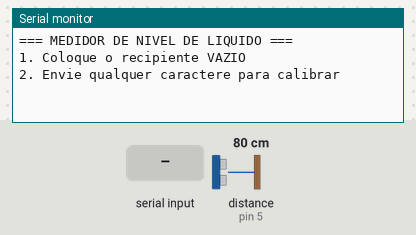
This sketch was run on a simulated Arduino Uno, built with avr-gcc and run on an emulated ATmega328P. Shown: the last lines printed to the serial monitor. The test bench sets the inputs (shaded band); at power-on: distance to the obstacle (sensor on pin 5) 80 cm. The echo pulse lasts 58.3 µs per cm.

Above: at 1.2 s.
1.3 s: "1" received over Serial
At 1.8 s:
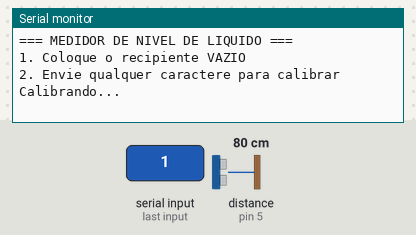
2.8 s: distance to the obstacle (sensor on pin 5) set to 2 cm
At 4.41 s:
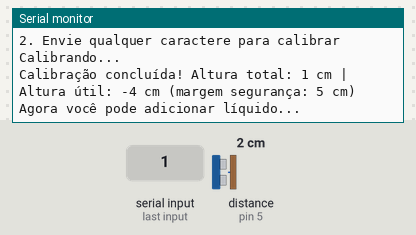
5.8 s: distance to the obstacle (sensor on pin 5) set to 9 cm
At 5.89 s:
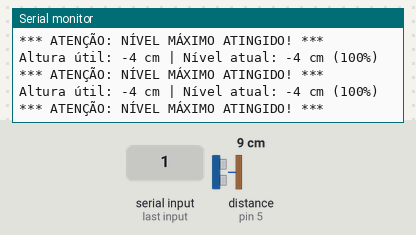
8.8 s: distance to the obstacle (sensor on pin 5) set to 4 cm
At 8.8 s:
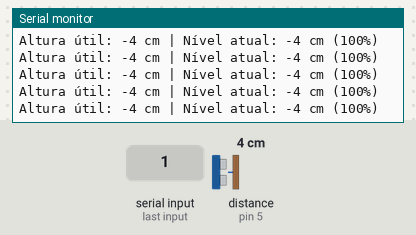
11.8 s: distance to the obstacle (sensor on pin 5) set to 18 cm
At 12.02 s:
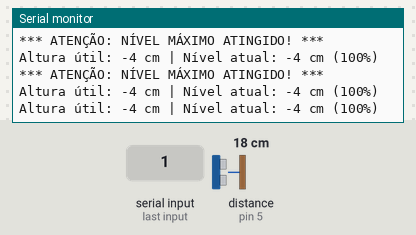

The sketch:

med_dist_v1.ino
```cpp
// Medidor de Nível de Líquido com HC-SR04
// Pinos
const int trigPin = 4;
const int echoPin = 5;

// Variáveis
long duracao;
int distanciaAtual;
int alturaRecipiente = 0;  // Altura total do recipiente (será calibrada)
int nivelLiquido = 0;      // Nível atual do líquido
int margemSeguranca = 5;   // Distância mínima do sensor (5cm)
int alturaUtil = 0;        // Altura útil (altura total - margem)
bool calibrado = false;

void setup() {
  // Configura os pinos
  pinMode(trigPin, OUTPUT);
  pinMode(echoPin, INPUT);

  // Inicia a comunicação serial
  Serial.begin(9600);
  Serial.println("=== MEDIDOR DE NIVEL DE LIQUIDO ===");
  Serial.println("1. Coloque o recipiente VAZIO");
  Serial.println("2. Envie qualquer caractere para calibrar");
}

void loop() {
  // Se ainda não calibrou, aguarda comando
  if (!calibrado) {
    if (Serial.available() > 0) {
      Serial.read(); // Limpa o buffer
      calibrarRecipiente();
    }
    return;
  }

  // Faz a leitura normal
  distanciaAtual = lerDistancia();

  // Calcula o nível do líquido (considerando margem de segurança)
  nivelLiquido = alturaRecipiente - distanciaAtual;

  // Garante que não seja negativo e respeita a margem de segurança
  if (nivelLiquido < 0) nivelLiquido = 0;
  if (nivelLiquido > alturaUtil) nivelLiquido = alturaUtil;

  // Mostra os resultados
  Serial.print("Altura útil: ");
  Serial.print(alturaUtil);
  Serial.print(" cm | Nível atual: ");
  Serial.print(nivelLiquido);
  Serial.print(" cm (");
  Serial.print((nivelLiquido * 100) / alturaUtil);
  Serial.println("%)");

  // Aviso de segurança se chegar muito perto
  if (distanciaAtual <= margemSeguranca) {
    Serial.println("*** ATENÇÃO: NÍVEL MÁXIMO ATINGIDO! ***");
  }
}

int lerDistancia() {
  // Limpa o pino trigger
  digitalWrite(trigPin, LOW);
  delayMicroseconds(2);

  // Envia pulso de 10 microssegundos
  digitalWrite(trigPin, HIGH);
  delayMicroseconds(10);
  digitalWrite(trigPin, LOW);

  // Lê o tempo do pulso no pino echo
  duracao = pulseIn(echoPin, HIGH);

  // Calcula e retorna a distância
  return duracao * 0.0343 / 2;
}

void calibrarRecipiente() {
  Serial.println("Calibrando...");
  delay(2000);  // Aguarda 2 segundos

  // Faz 5 leituras para obter uma média mais precisa
  int soma = 0;
  for (int i = 0; i < 5; i++) {
    soma += lerDistancia();
    delay(200);
  }

  alturaRecipiente = soma / 5;
  alturaUtil = alturaRecipiente - margemSeguranca;  // Desconta a margem
  calibrado = true;

  Serial.print("Calibração concluída! Altura total: ");
  Serial.print(alturaRecipiente);
  Serial.print(" cm | Altura útil: ");
  Serial.print(alturaUtil);
  Serial.print(" cm (margem segurança: ");
  Serial.print(margemSeguranca);
  Serial.println(" cm)");
  Serial.println("Agora você pode adicionar líquido...");
  Serial.println();
}
```

Measured:
- after the input at 1.3 s, the serial monitor: prints a new line at once (image 1)
- after the input at 2.8 s, the serial monitor: prints a new line after 1.5 s (image 2)
